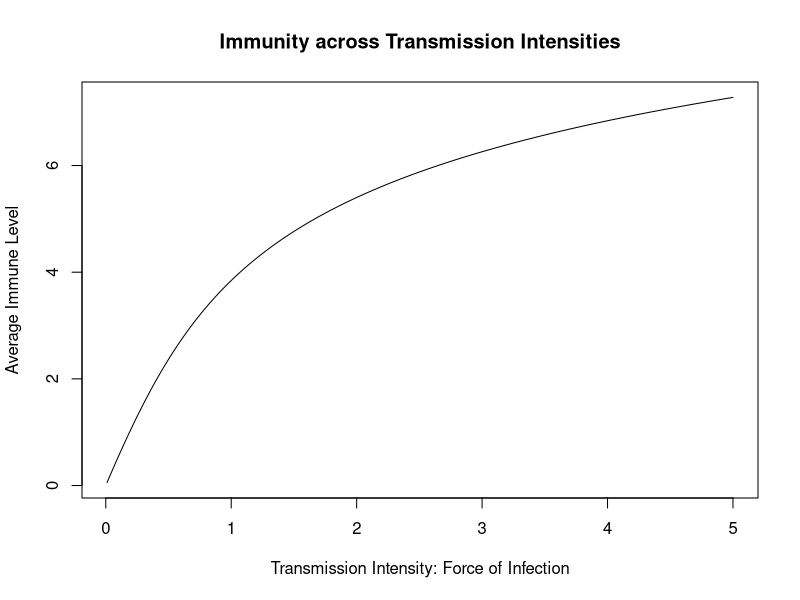
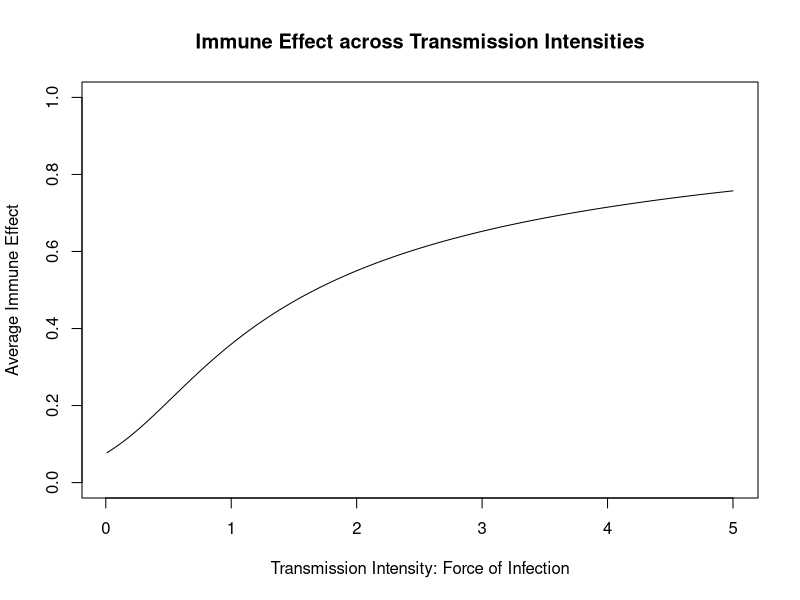
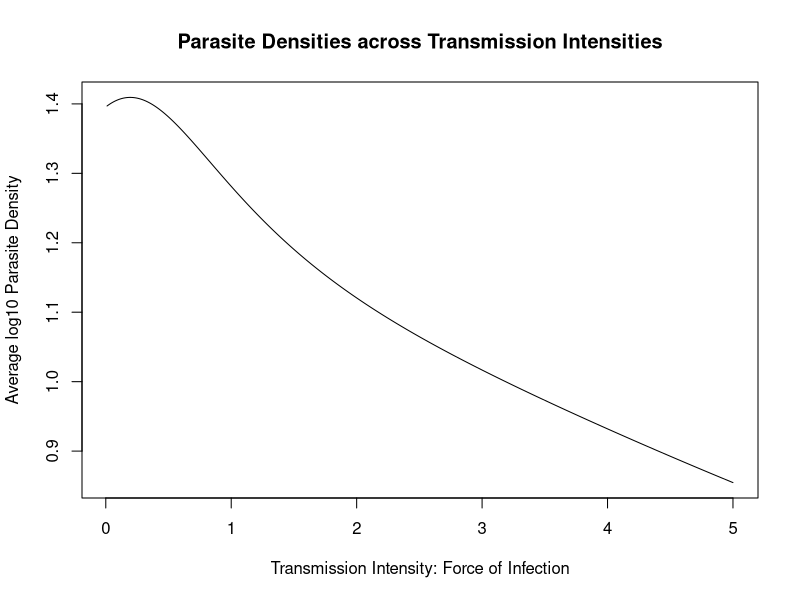
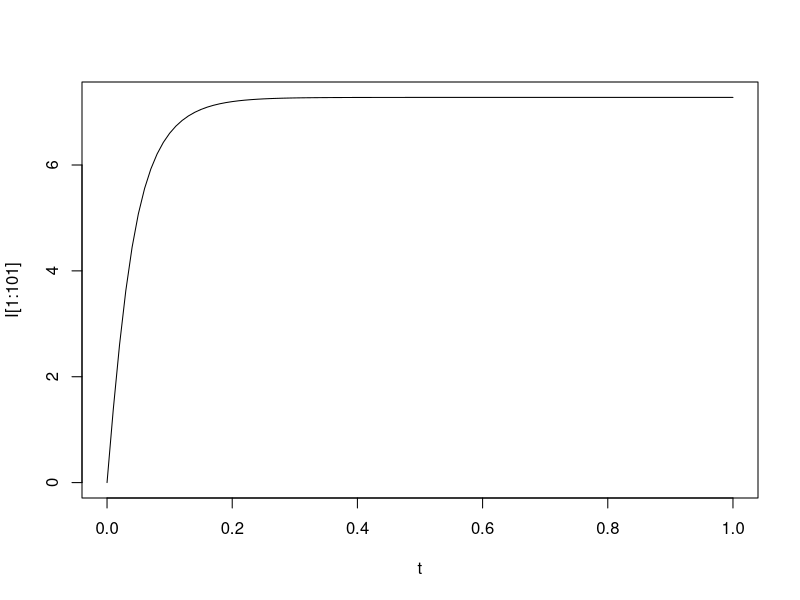

These figures' R source, in order: (Note: this script raises an error after producing the figures.)
dt = .01
tfin = 5
I = rep(0,tfin/dt)
pars = list(alpha = 5, h = .5, Pbar = 4, r = 2/3,L=.5,K=.5,h0=1,I0=5,gamma=5)

sigma = function(x,a,x0){
  1/(exp(-a*(x-x0))+1)
}

f = function(t,I,pars){
  h = pars$h #rpois(1,pars$h)
  #pars$alpha*h*pars$Pbar/pars$r*sigma(h,pars$L,pars$h0)*(1-sigma(I,pars$K,pars$I0))-pars$gamma*I
  pars$alpha*h*pars$Pbar/pars$r*(1-sigma(I,pars$K,pars$I0))-pars$gamma*I
}


h = seq(.01,tfin,.01)
Ih = rep(0,length(h))
for(j in 1:length(h)){
  
  pars$h = h[j]

  for(i in 1:(tfin/dt-1)){
    t = dt*i
    I[i+1] = I[i] + dt*f(t,I[i],pars)
  }

  Ih[j] = I[length(I)]
}

plot(h,Ih,type="l",xlab="Transmission Intensity: Force of Infection",ylab="Average Immune Level",main="Immunity across Transmission Intensities")

plot(h,sigma(Ih,pars$K,pars$I0),type="l",xlab="Transmission Intensity: Force of Infection",ylab="Average Immune Effect",ylim=c(0,1),main="Immune Effect across Transmission Intensities")
#lines(h,sigma(h,pars$L,pars$h0))

P = pars$Pbar*sigma(h,pars$L,pars$h0)*(1-sigma(Ih,pars$K,pars$I0))

plot(h,P,type="l",xlab="Transmission Intensity: Force of Infection",ylab="Average log10 Parasite Density",main="Parasite Densities across Transmission Intensities")



t = seq(0,1,dt)
plot(t,I[1:101],type="l")


#################################
#################################
#################################

x = seq(0,1,.01)
f = function(x){x*(1+e^x)}
plot(x,f(x),type="l")
lines(f(x),x)
lines(x,x,lty=2)

plot(f(x),x,type="l")
